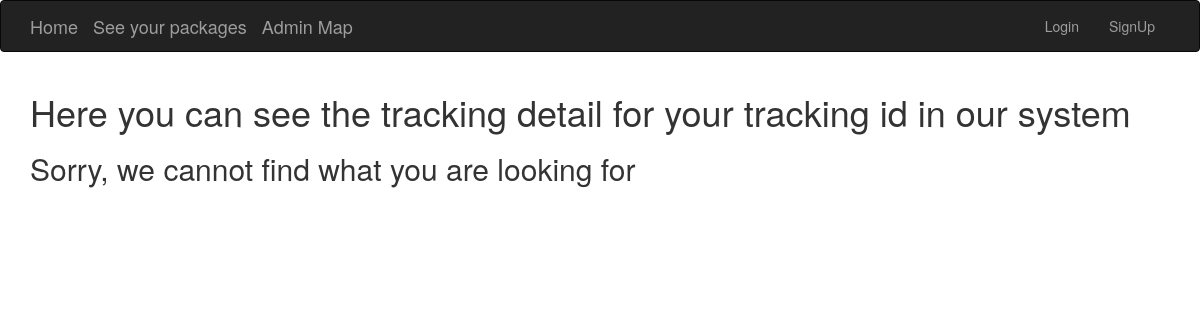
/apps/tracking_detail/2, run on an earlier commit of the app's database.
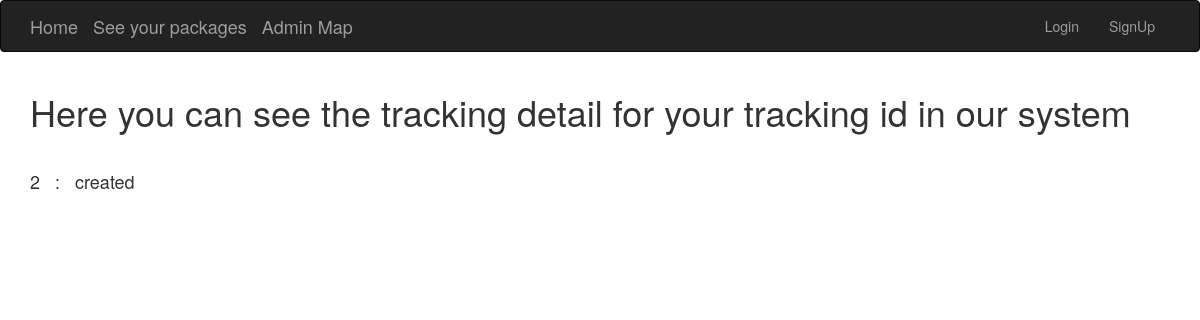
And on a later commit of the database.
### apps/models.py (models this page shows, shortened)
class Tracking(models.Model):
    trunk = models.ForeignKey(Trunk, blank=True, null=True, related_name="tracking")
    amazonTransaction = models.OneToOneField(AmazonTransaction, on_delete=models.CASCADE, related_name="tracking")
    to_x = models.IntegerField(blank=True, null=True)
    to_y = models.IntegerField(blank=True, null=True)
    finished = models.BooleanField(default=False)
    assigned_trunk = models.BooleanField(default=False)
    is_prime = models.BooleanField(default=False)

### apps/views.py (the view)
# urls.py: url(r'^tracking_detail/(?P<key>[0-9]+)', views.tracking_detail, name='tracking_detail'),
def tracking_detail(request, key):
    if not Tracking.objects.filter(id=int(key)).exists():
        return render(request, "apps/tracking_detail.html", {"message":"cannot find the tracking id in our system", "not_found":"true"})
    tracking = Tracking.objects.get(id=int(key))
    tracking.strStatus = getStatus(tracking)
    return render(request, "apps/tracking_detail.html", {"tracking":tracking})

### apps/views.py (called while the page is built)
def getStatus(tracking):
    if tracking.finished:
        return "delivered"
    elif not tracking.assigned_trunk:
        return "created"
    else:
        return intToStatus(tracking.trunk.status)

### apps/templates/apps/tracking_detail.html
{% extends 'base.html' %}
{% block content %}
<h1>Here you can see the tracking detail for your tracking id in our system</h1>
{% if not_found %}
<h2>Sorry, we cannot find what you are looking for</h2>
{% else %}
<br/>
<h4>{{tracking.id}} &nbsp&nbsp: &nbsp&nbsp{{tracking.strStatus}}</h4>
{% endif %}
{% endblock %}

What changed in the data, as far as the page shows it:
added Tracking: id "2", strStatus "created"
Also different on the page:
text no longer shown: "Sorry, we cannot find what you are looking for"
